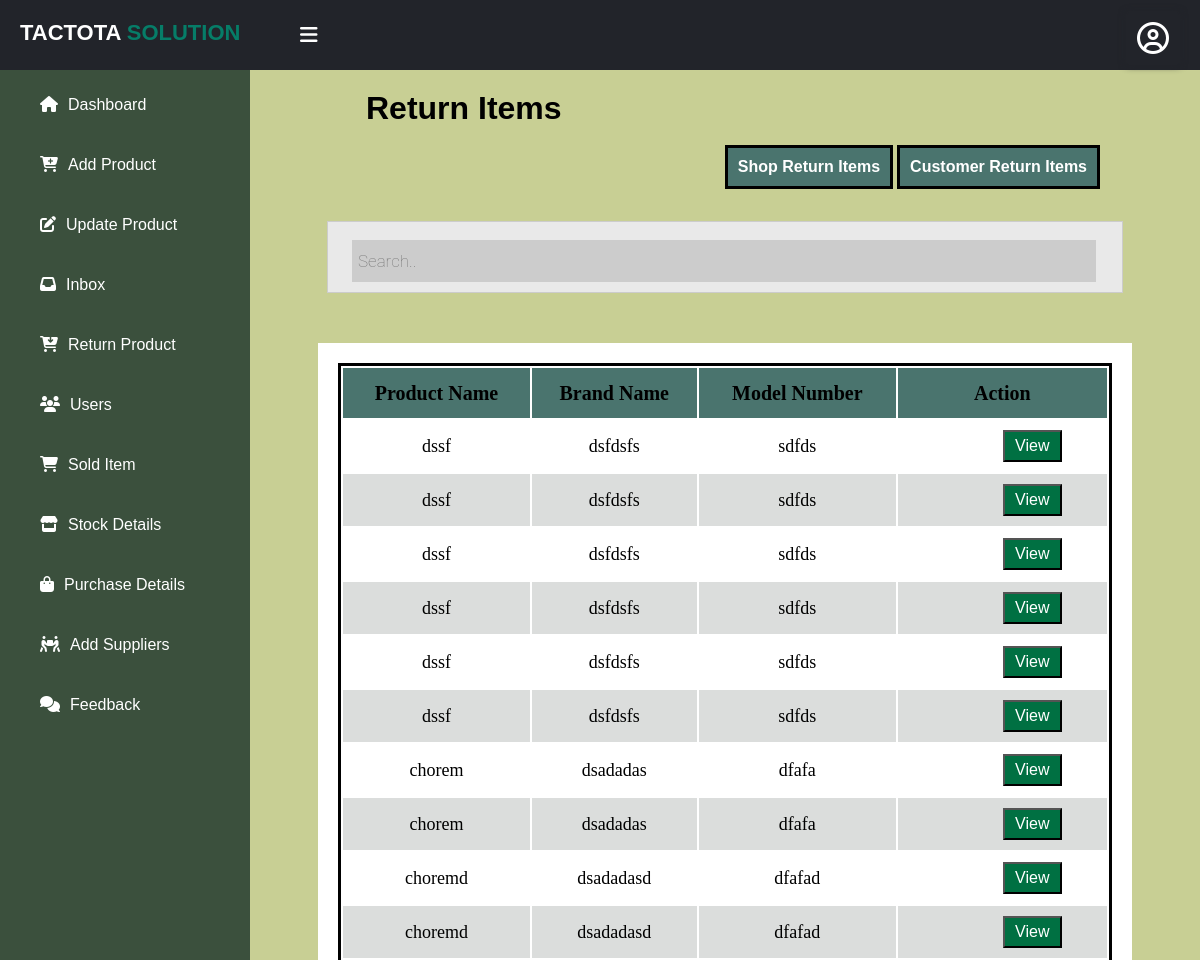
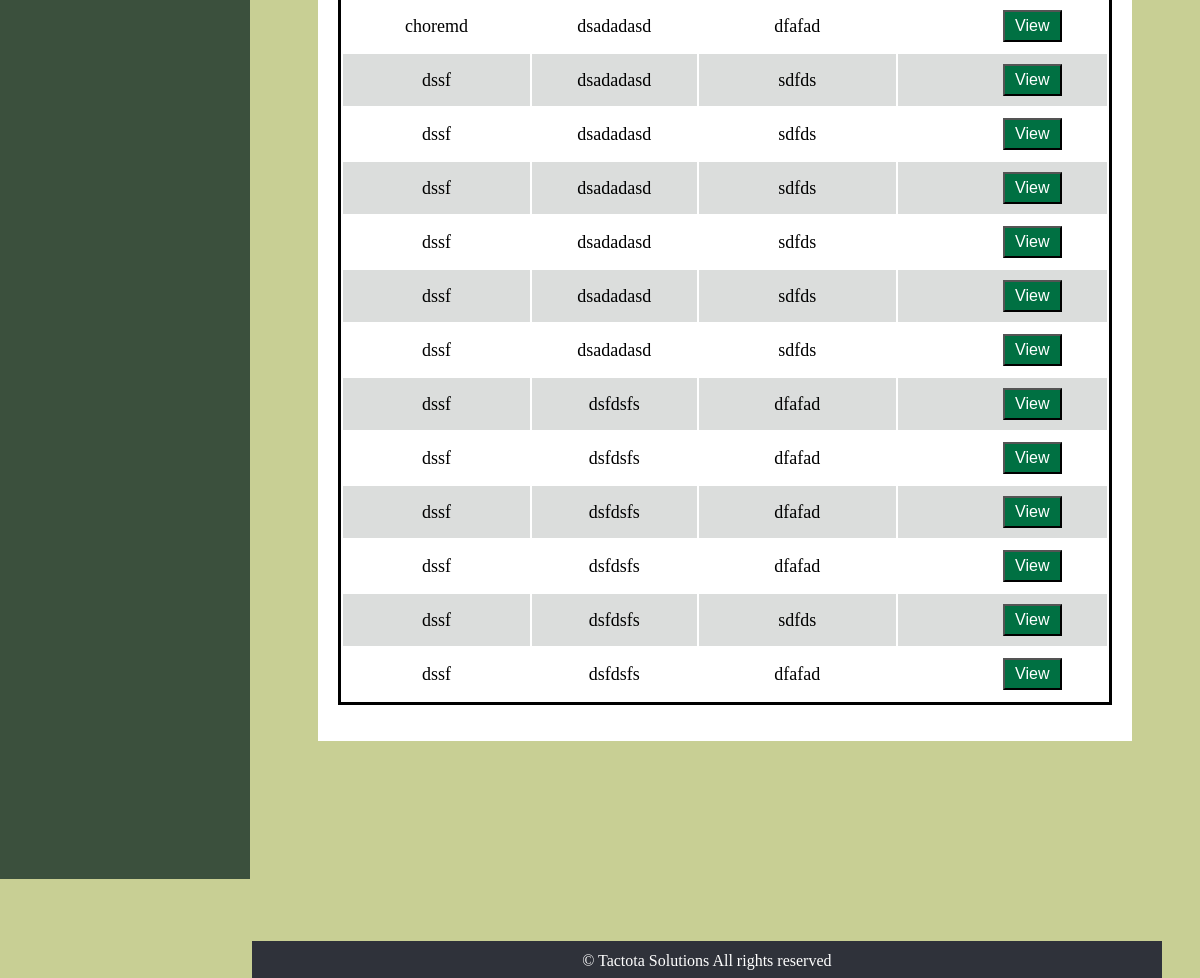
Page /views/returnitems.php on the earlier database version (2 pictures, top to bottom).
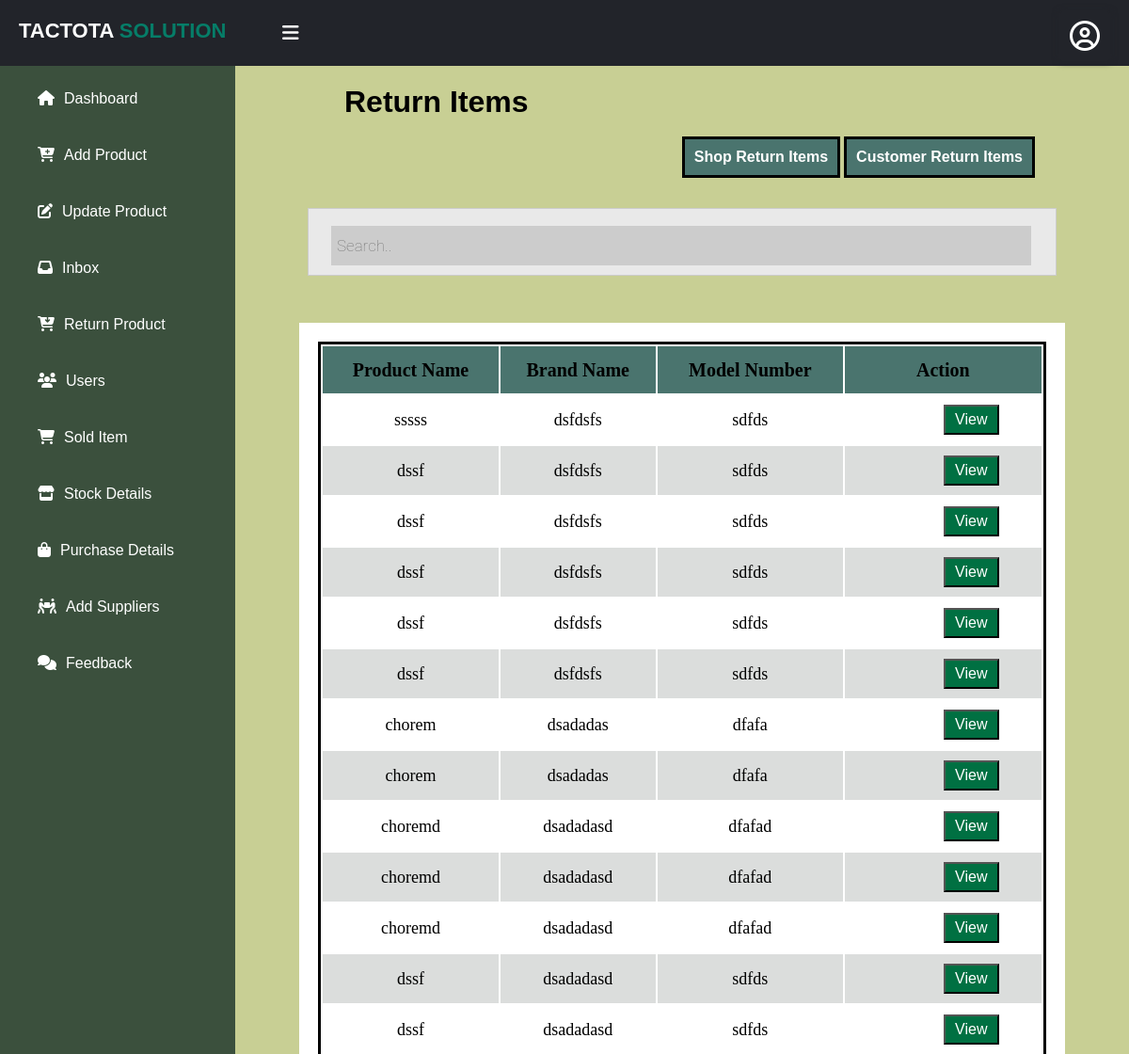
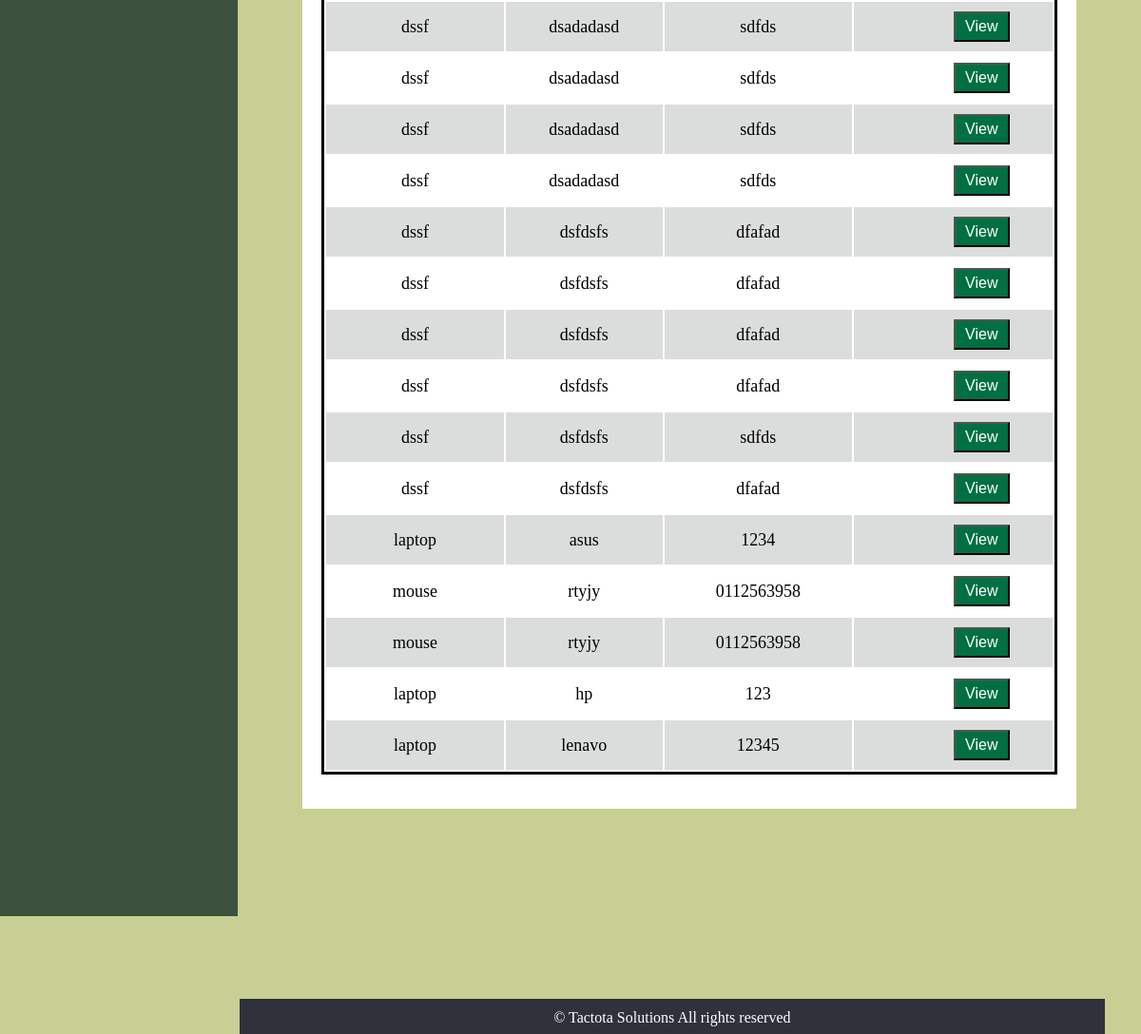
Same page on the later database version (2 pictures, top to bottom).
### tables this page shows
CREATE TABLE `product` (
  `p_id` varchar(30) NOT NULL,
  `p_name` varchar(50) NOT NULL,
  `p_cost` int(10) NOT NULL,
  `brand_name` varchar(30) NOT NULL,
  `reorder_level` int(10) NOT NULL,
  `model_no` varchar(30) NOT NULL,
  `quantity` int(10) NOT NULL,
  `warranty` int(10) NOT NULL,
  `product_status` varchar(15) NOT NULL,
  `product_date` date NOT NULL
);

### model/database.php (called while the page is built, shortened)
<?php
class database
{
    private static $_instance;
    private $_connection;
    public static function getInstance() {
        if(!isset(self::$_instance)) {
            self::$_instance = new self();
        }
        return self::$_instance;
    }
    private function __construct() {
        $this->_connection = new mysqli(host, username, password, dbname);
    }
    public function getConnection() {
        return $this->_connection;
    }
}

### controller/inventory_maintain.php (called while the page is built, shortened)
<?php
require_once("../model/inventory_maintain_model.php");
class inventory_maintain
{
    public function __construct()
    {
        $this->inven = new inventory_maintain_model();
    }
    public function display_returnitem_details(){
        return $this->inven->diplay_return_items();
    }
}

### model/inventory_maintain_model.php (called while the page is built, shortened)
<?php
require_once("database.php");
class inventory_maintain_model
{
    public function __construct() {
        $this->mysqli = database::getInstance()->getConnection();
    }
     public function diplay_return_items(){
           $query=$this->mysqli->query("SELECT * FROM product");
           while ($row = $query->fetch_assoc()) {
            $result[] = $row;
        }
        return $result;
    }
}

### views/returnitems.php (the view)
<?php
   include 'clerk_sidebar.php';
   require '../controller/inventory_maintain.php';
   $data=new inventory_maintain();
   $sql=$data->display_returnitem_details();
?>
<head>
<link rel="stylesheet" href="../public/css/update.css">
</head>
<div class="content" style="width:auto;">
    <h1 id="tbl-heading">Return Items</h1><br/>
    <div class="new">
    <a class="add_button" href="view_one_returnitem.php">Shop Return Items</a>
    <a class="add_button" href="view_one_customer_returnitem.php">Customer Return Items</a>
    </div>
    <div class="search">
    <input type="text" placeholder="Search..">
    </div>
    <div class="update-tbl">
       <table>
            <thead>
                <tr>
                    <th> Product Name</th>
                    <th> Brand Name</th>
                    <th> Model Number</th>
                    <th> Action</th>
                </tr>
            </thead>
            <tbody>
            <?php
            foreach ($sql as $k => $v)
            {
                ?>
                <tr>
                    <td><?php echo $sql[$k]["p_name"] ?></td>
		            <td><?php echo $sql[$k]["brand_name"] ?></td>
                    <td><?php echo $sql[$k]["model_no"] ?></td>
                    <td><a href="../controller/inventory_maintain.php?action=display_onereturnitem_details&id=<?php  echo $sql[$k]["p_id"]; ?>" class="view"><button>View</button></a></td>
                </tr>
                <?php
            } ?>
            </tbody>
       </table>
    </div>
    <div class="footer"style="color:#ffffff;">
		<p>© Tactota Solutions All rights reserved </p>
    </div>
</div>

Differences in the rows shown:
changed product: p_name "dssf" → "sssss"
added product: p_name "laptop", brand_name "asus", model_no "1234"
added product: p_name "mouse", brand_name "rtyjy", model_no "0112563958"
added product: p_name "mouse", brand_name "rtyjy", model_no "0112563958"
added product: p_name "laptop", brand_name "hp", model_no "123"
added product: p_name "laptop", brand_name "lenavo", model_no "12345"
